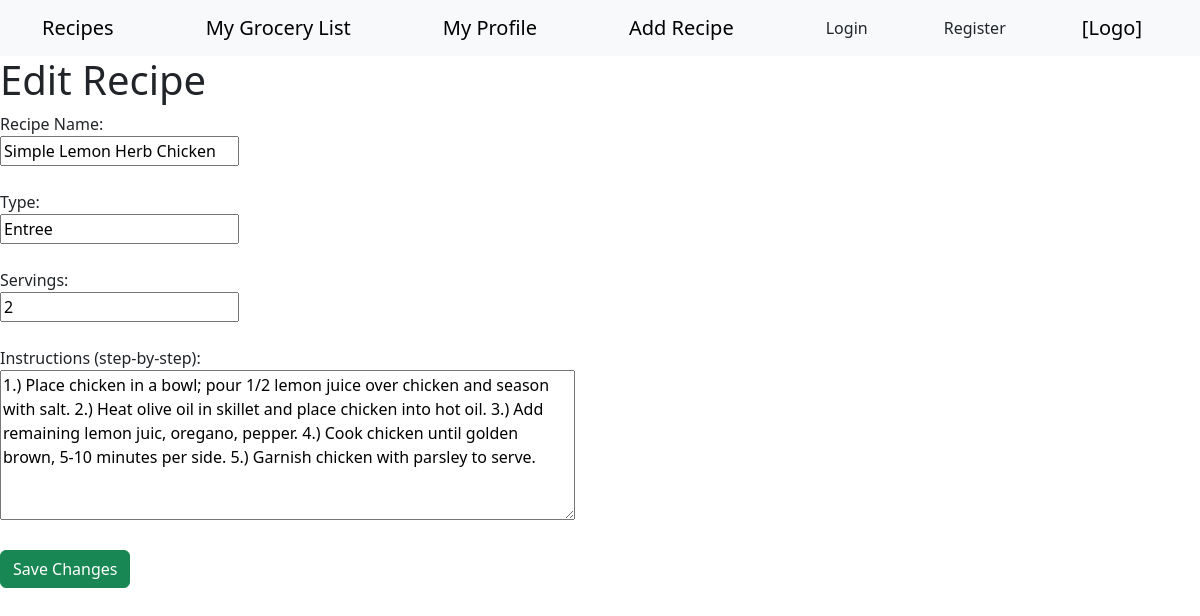
Page /edit-recipe/1 on the earlier database version.
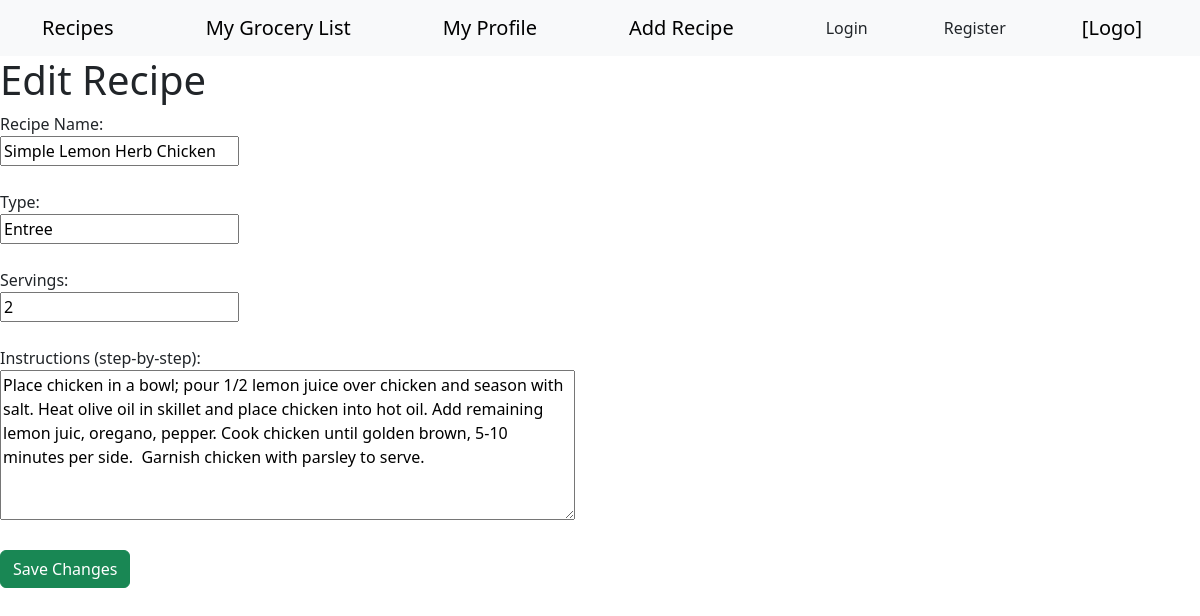
Same page on the later database version.
### app/models.py (models this page shows, shortened)
class Recipe(db.Model):
	__tablename__ = 'recipes'
	recipe_id = db.Column(db.Integer, primary_key=True)
	recipe_desc = db.Column(db.String(100))
	recipe_type = db.Column(db.String(50))
	recipe_servings = db.Column(db.Integer)
	recipe_rating = db.Column(db.Integer)
	recipe_insns = db.Column(db.String(1000))

### app/routes.py (the view, shortened to what this page needs)
@myapp_obj.route("/edit-recipe/<int:id>", methods=["GET", "POST"])
def edit_recipe(id):
    recipe = Recipe.query.get_or_404(id)
    return render_template("edit_recipe.html", recipe=recipe)

### app/templates/edit_recipe.html
{% extends 'base.html' %}
{% block header %}
<h1>Edit Recipe</h1>
{% endblock %}
{% block content %}
<form method="POST">
    <label>Recipe Name:</label><br>
    <input type="text" name="recipe_desc" value="{{ recipe.recipe_desc }}" required><br><br>
    <label>Type:</label><br>
    <input type="text" name="recipe_type" value="{{ recipe.recipe_type }}"><br><br>
    <label>Servings:</label><br>
    <input type="number" name="recipe_servings" value="{{ recipe.recipe_servings }}"><br><br>
    <label>Instructions (step-by-step):</label><br>
    <textarea name="recipe_insns" rows="6" cols="60">{{ recipe.recipe_insns }}</textarea><br><br>
    <button type="submit" class="btn btn-success">Save Changes</button>
</form>
{% endblock %}

Differences in the rows shown:
changed Recipe "Simple Lemon Herb Chicken": recipe_insns "1.) Place chicken in a bowl; pour 1/2 lemon juice over chicken and season with salt. 2.) Heat olive oil in skillet and place chicken into hot oil. 3.) Add remaining lemon juic, oregano, pepper. 4.) Cook chicken until golden brown, 5-10 minutes per side. 5.) Garnish chicken with parsley…" → "Place chicken in a bowl; pour 1/2 lemon juice over chicken and season with salt. Heat olive oil in skillet and place chicken into hot oil. Add remaining lemon juic, oregano, pepper. Cook chicken until golden brown, 5-10 minutes per side. Garnish chicken with parsley…"
